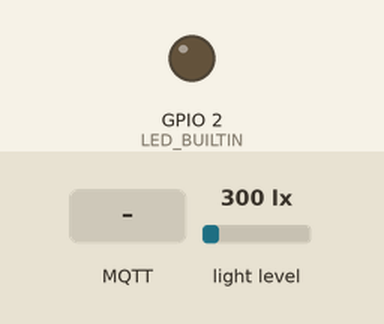
A sketch run on a simulated ESP32. Parts: output pins drawn as LEDs (lit = HIGH). The inputs (shaded band) are chosen by the test bench; at power-on: light level 300 lx. WiFi joins after 1.5 s; servers stay silent unless stated; no MQTT or app messages arrive unless stated; what the sketch prints to the serial monitor is not drawn.

Above: at 3.2 s.
3.3 s: MQTT message "on" arrives on the third subscribed topic
At 4.3 s:
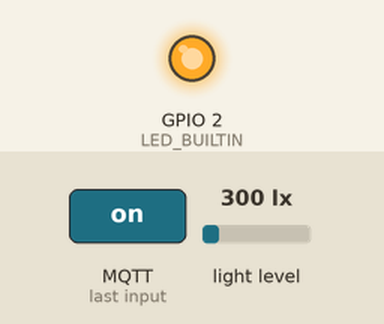
4.8 s: MQTT message "on" arrives on the first subscribed topic
6.3 s: MQTT message "off" arrives on the first subscribed topic
Timing chart, 0 to 9.3 s (numbered marks = the images above; inputs shaded):
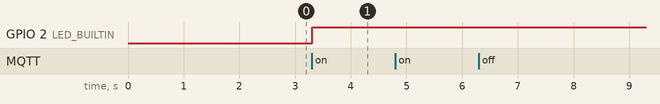

Measured:
- after the input at 3.3 s, GPIO 2 (LED_BUILTIN): LOW → HIGH at once
- after the input at 4.8 s, every drawn part: stays the same
- after the input at 6.3 s, every drawn part: stays the same

The sketch:

ESP32_MQTT_ShiftrIO.ino
```cpp
// inspired from Joël Gähwiler
// https://github.com/256dpi/arduino-mqtt
// You can check on your device after a successful
// connection here: https://shiftr.io/try.

#include <WiFi.h>
#include <MQTT.h>
#include <Wire.h>
#include <BH1750FVI.h>

// ESP 32 on-board thermometer
#ifdef __cplusplus
extern "C" {
#endif
uint8_t temprature_sens_read();
#ifdef __cplusplus
}
#endif
uint8_t temprature_sens_read();

String device_id = "ESP-19";
const char ssid[] = "MSFTGUEST";

// ESP32 missing this definition, hence here:
#define LED_BUILTIN 2

// GY-30 light sensor
BH1750FVI lightSensor(BH1750FVI::k_DevModeContLowRes);

WiFiClient net;
MQTTClient mqttClient;

unsigned long lastMillis = 0, loopId = 0;

void connect() {
  Serial.print("checking wifi...");
  while (WiFi.status() != WL_CONNECTED) {
    Serial.print(".");
    delay(1000);
  }

  Serial.print("wifi connected.\nconnecting MQTT...");
  while (!mqttClient.connect("arduino", "try", "try")) {
    Serial.print(".");
    delay(1000);
  }

  Serial.println("\n MQTT connected!");

  mqttClient.subscribe("/hello");
  mqttClient.subscribe("/mdcc/arduino/*/*");
  mqttClient.subscribe("/mdcc/arduino/command/led");
  // mqttClient.unsubscribe("/hello");
}

void messageReceived(String &topic, String &payload) {
  Serial.println("incoming: " + topic + " - " + payload);
  // command handler
  if (topic == "/mdcc/arduino/command/led") {
    if (payload == "on") {
      digitalWrite(LED_BUILTIN, HIGH);
    }
    if (payload == "off") {
      digitalWrite(LED_BUILTIN, LOW);
    }
    mqttClient.publish("/mdcc/arduino/command/led/" + device_id, "completed");
  }
}

void setup() {
  Serial.begin(115200);
  Serial.print("This devices MAC address is ");
  Serial.println(WiFi.macAddress());
  WiFi.begin(ssid);
  mqttClient.begin("broker.shiftr.io", net);
  mqttClient.onMessage(messageReceived);
  connect();

  pinMode(LED_BUILTIN, OUTPUT);
  digitalWrite(LED_BUILTIN, LOW);
  lightSensor.begin();
}

void loop() {
  char buf[40];

  mqttClient.loop();
  delay(10);  // <- fixes some issues with WiFi stability
  if (!mqttClient.connected()) {
    connect();
  }

  // publish a message roughly every second.
  if (millis() - lastMillis > 2000) {
    lastMillis = millis();
    if((loopId % 2) == 0) {
      mqttClient.publish("/mdcc/arduino/hello", "Hello MDCC Arduino 102!");
      mqttClient.publish("/mdcc/arduino/" + device_id + "/heartbeat", "alive");
    } else {
      float temp = (temprature_sens_read() - 32) / 1.6;
      snprintf(buf, sizeof(buf) - 1, "%f", temp);
      mqttClient.publish("/mdcc/arduino/" + device_id + "/module_temp", buf);

      uint16_t lux = lightSensor.GetLightIntensity();
      snprintf(buf, sizeof(buf) - 1, "%d", lux);
      mqttClient.publish("/mdcc/arduino/" + device_id + "/light_lux", buf);
    }
    loopId++;
  }
}
```
